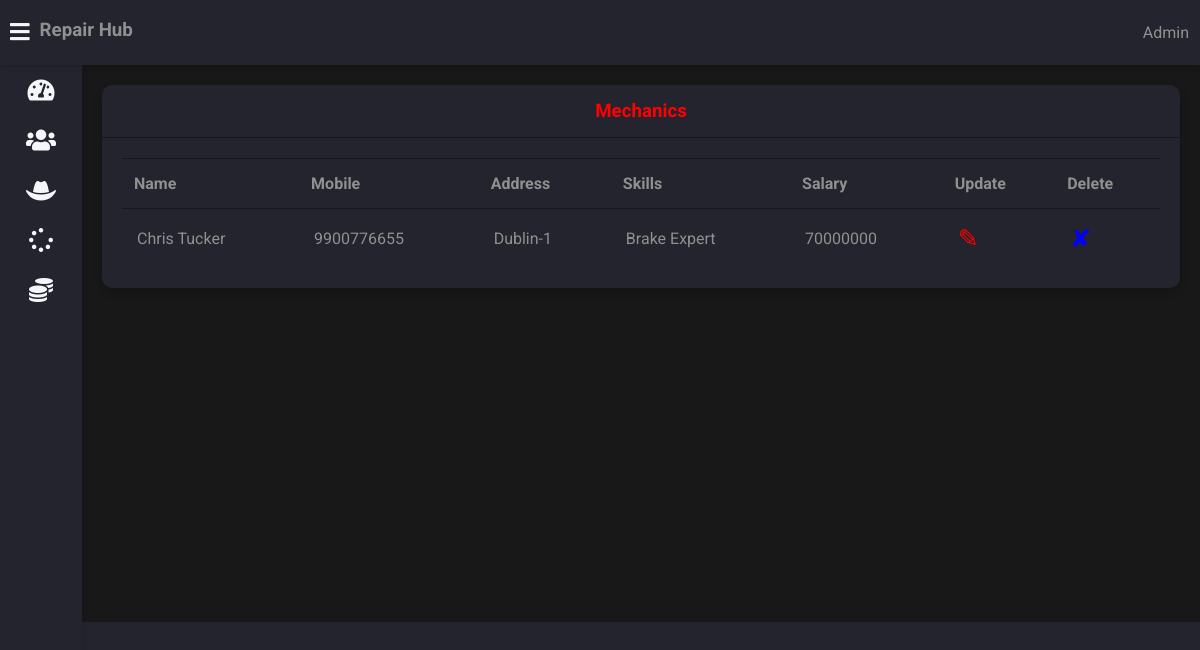
The app's page /admin-view-mechanic (signed in) with its own data.
### vehicle/models.py (models this page shows, shortened)
class Mechanic(models.Model):
    user=models.OneToOneField(User,on_delete=models.CASCADE)
    profile_pic= models.ImageField(upload_to='profile_pic/MechanicProfilePic/',null=True,blank=True)
    address = models.CharField(max_length=40)
    mobile = models.CharField(max_length=20,null=False)
    skill = models.CharField(max_length=500,null=True)
    salary=models.PositiveIntegerField(null=True)
    status=models.BooleanField(default=False)
    @property
    def get_name(self):
        return self.user.first_name+" "+self.user.last_name

### vehicle/views.py (the view)
# urls.py: path('admin-view-mechanic',views.admin_view_mechanic_view,name='admin-view-mechanic'),
@login_required(login_url='adminlogin')
def admin_view_mechanic_view(request):
    mechanics=models.Mechanic.objects.all()
    return render(request,'vehicle/admin_view_mechanic.html',{'mechanics':mechanics})

### templates/vehicle/admin_view_mechanic.html
{% extends 'vehicle/adminbase.html' %}
{% block content %}
{% load static %}
	<div class="wrapper">
		<div class="row">
			<div class="col-12 col-m-12 col-sm-12">
				<div class="card">
					<div class="card-header">
						<h3 style="color:red; text-align:center" >Mechanics
						</h3>
					</div>
					<div class="card-content">
						<table>
							<thead>
                <tr>
                  <th>Name</th>
                  <th>Mobile</th>
                  <th>Address</th>
                  <th>Skills</th>
                  <th>Salary</th>
                  <th>Update</th>
                  <th>Delete</th>
                </tr>
							</thead>
							<tbody>
              {% for m in mechanics %}
                <tr>
                  <td> {{m.get_name}}</td>
                  <td>{{m.mobile}}</td>
                  <td>{{m.address}}</td>
                  <td>{{m.skill}}</td>
                  <td>{{m.salary}}</td>
                  <td><a  style="color:red; text-decoration:none;font-size:25px;" href="{% url 'update-mechanic' m.id  %}">&#9998;</a></td>
                  <td><a style="color:blue; text-decoration:none;font-size:25px;"href="{% url 'delete-mechanic' m.id  %}">&#10008;</a></td>
                </tr>
                {% endfor %}
							</tbody>
						</table>
					</div>
				</div>
			</div>
		</div>
<br><br><br><br><br><br><br><br><br><br><br><br><br><br><br><br>
	</div>
{% endblock content %}

### static/style.css (style rules this page uses)
:root { --primary-color: #4834d4; --success-color: #6ab04c; --warning-color: #f0932b; --danger-color: #eb4d4b; --light-color: #212529; --light-second-color: #727475; --light-background: #ffffff; --light-second-background: #f1f1f1; --dark-color: #909090; --dark-second-color: #f5f6fa; --dark-background: #23242d; --dark-second-background: #181818; }
.dark { --main-bg-color: var(--dark-background); --second-bg-color: var(--dark-second-background); --main-color: var(--dark-color); --second-color: var(--dark-second-color); }
* { box-sizing: border-box; }
body { font-family: "Roboto", sans-serif; background: var(--main-bg-color); color: var(--main-color); margin: 0; }
.wrapper { padding: 10px; margin-left: 82px; padding-top: 75px; background: var(--second-bg-color); transition: margin-left 0.5s; }
.row { display: flex; flex-wrap: wrap; flex-direction: row; }
.row:after, .row:before { box-sizing: border-box; }
[class*="col-"] { padding: 10px; }
@media only screen and (min-width: 600px) { .col-sm-12 { width: 100%; } }
@media only screen and (min-width: 768px) { .col-m-12 { width: 100%; } }
@media only screen and (min-width: 992px) { .col-12 { width: 100%; } }
.card { background: var(--main-bg-color); color: var(--main-color); border-radius: 10px; margin-bottom: 10px; box-shadow: 0 4px 8px 0 rgba(0, 0, 0, 0.2); }
.card-header { padding: 15px 30px; border-bottom: 1px solid var(--second-bg-color); position: relative; }
.card-header h3 { margin: 0; }
.card-content { padding: 20px; overflow-x: auto; }
table { border-collapse: collapse; width: 100%; }
table td { border-top: 1px solid var(--second-bg-color); padding: 15px; }
table th { border-top: 1px solid var(--second-bg-color); border-bottom: 1px solid var(--second-bg-color); padding: 15px 12px; text-align: left; }

### records on screen
Mechanic: get_name "Chris Tucker", mobile "9900776655", address "Dublin-1", skill "Brake Expert", salary "70000000"
